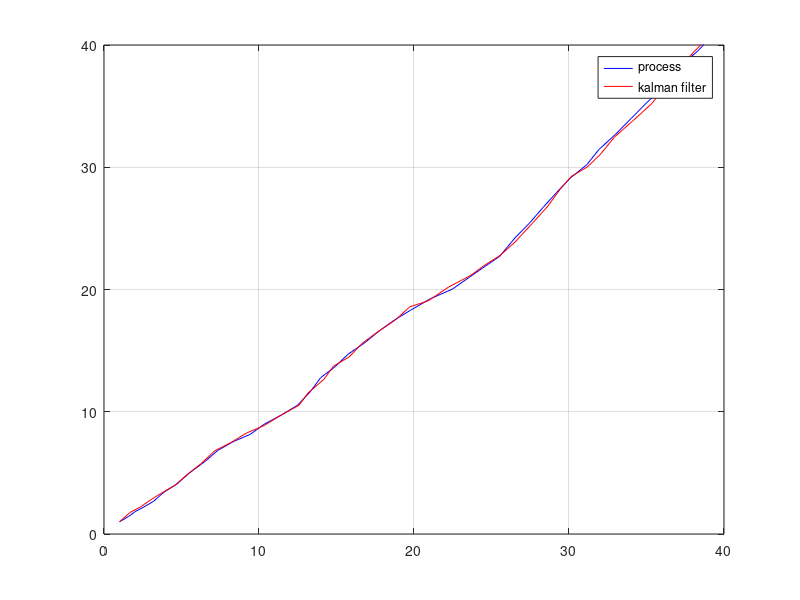

Reproduce this figure in MATLAB.

%% process

clear x xest xpred;
x(1,:) = [1 1 0.5 0.5];
xest(1,:) = [1 1 0 0];
xpred(1,:) = xest(1,:);
N = numel(x(1));
A = [1 0 1 0 ; 0 1 0 1 ; 0 0 1 0 ; 0 0 0 1 ];
disp(x(1,:));
P = eye(4);
Q = eye(4);
R = eye(4);

for t=2:70
    w = 0.10 * randn(1,4);
    x(t,:) = A*x(t-1,:)' + w';
    
    xest(t,:) = A*xest(t-1,:)';
    xpred(t,:) = xest(t,:); % save prediction
    P = A*P*A' + Q;
    
    v = 0.10 * randn(1,4);
    z = x(t,:) + v;
    K = P / (P + R);
    P = P - K * P;
    xest(t,:) = xest(t,:)' + K * (z - xest(t,:))';
end

plot(x(:,1), x(:,2), 'b-');
hold on; grid on; axis([0 40 0 40]);
plot(xpred(:,1), xpred(:,2), 'r-');
legend('process', 'kalman filter');
hold off;
